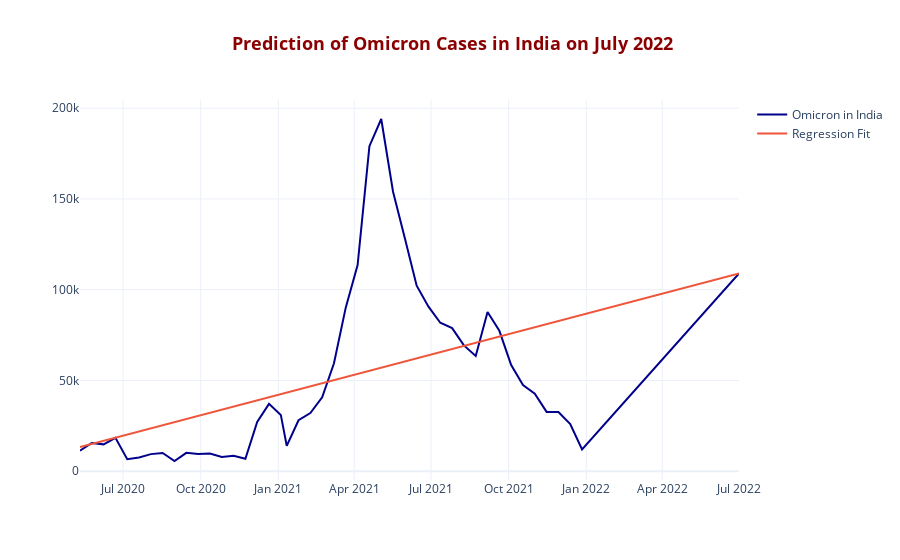

Notebook source saved alongside this figure:
### Code cell
fig = go.Figure()

fig.add_trace(go.Scatter(x = df_ind_omi['date'],
                         y = df_ind_omi['Total'],
                         mode = 'lines',
                         name = 'Omicron in India',
                         marker_color = 'DarkBlue'))
fig.add_traces(go.Scatter(x=df_ind_omi['date'], y=model.predict(df_ind_omi[['datetime']]), name='Regression Fit'))

fig.update_layout(title = '<b> Prediction of Omicron Cases in India on July 2022<b>',
                  title_x = 0.5,
                  title_font = dict(size = 18, color = 'Darkred'),
                  template = 'plotly_white')

fig.show()
